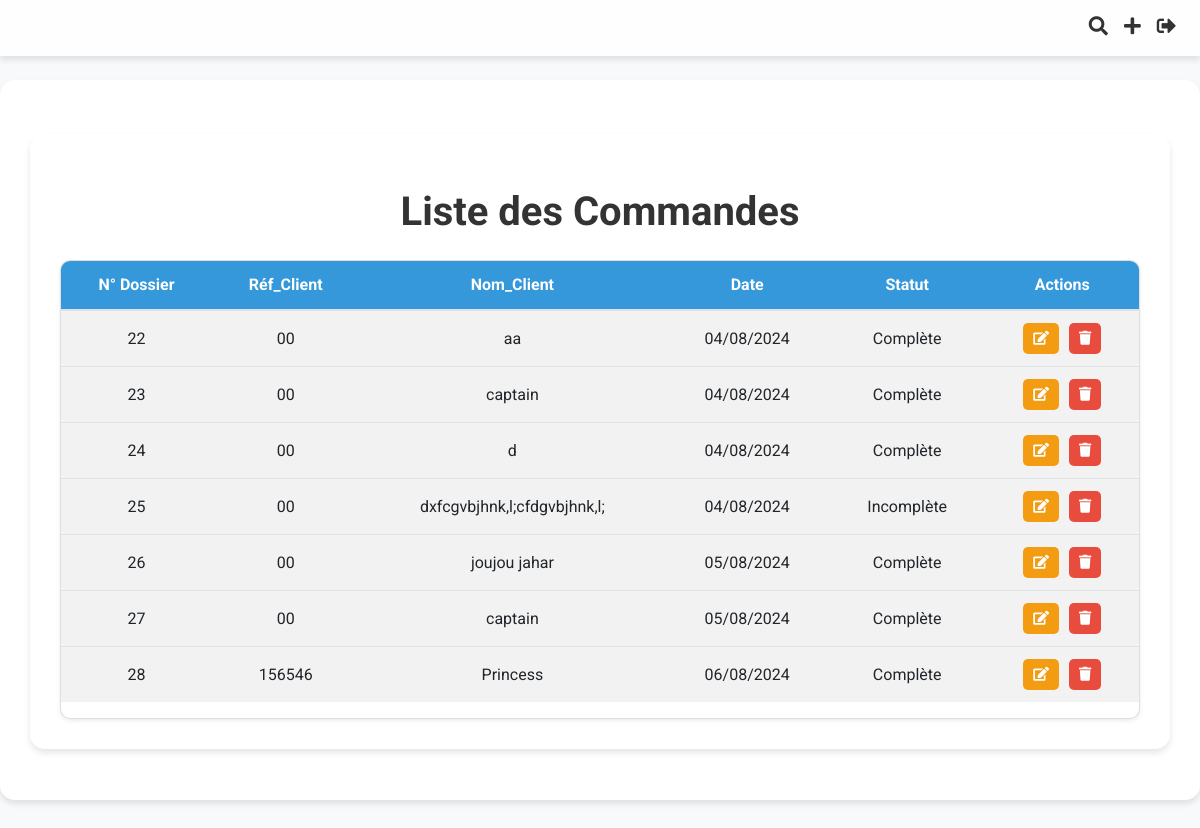
Screenshot of /application/commandes/ (signed in) with the database file from the repository.
### Application/models.py (models this page shows, shortened)
class Commande(models.Model):
    order_id = models.AutoField(primary_key=True)
    date_time = models.DateTimeField(auto_now_add=True)
    company_reference_number = models.CharField(max_length=100)
    client_name = models.CharField(max_length=100, default="")
    adresse = models.CharField(max_length=255, blank=True, null=True)
    email = models.EmailField(blank=True, null=True)
    fax = models.CharField(max_length=50, blank=True, null=True)
    ice = models.CharField(max_length=50, blank=True, null=True)
    infographiste = models.CharField(max_length=100, blank=True, null=True)
    order_status = models.CharField(max_length=50, choices=[
        ('draft', 'Draft'),
        ('completed', 'Completed')
    ])
    bc_number = models.CharField(max_length=50, blank=True, null=True)
    date_bc = models.DateField(blank=True, null=True)
    devis_date = models.DateTimeField(blank=True, null=True)
    devis_numero = models.IntegerField(null=True, blank=True)
    facture_date = models.DateTimeField(blank=True, null=True)
    facture_numero = models.IntegerField(null=True, blank=True)
    bl_date = models.DateTimeField(blank=True, null=True)
    bl_numero = models.IntegerField(null=True, blank=True)
    remarque = models.CharField(max_length=50, choices=[
        ('paye', 'Payé'),
        ('non_paye', 'Non Payé')
    ], default='non payé')
    facture_status = models.CharField(max_length=50, choices=[
            ('no_facture', 'Pas de Facture'),
            ('facture_termine', 'Facture Terminée')
        ], default='pas de facture')
    bl_status = models.CharField(max_length=50, choices=[
            ('no_bl', 'Pas de bon_livraison'),
            ('bl_termine', 'bon_livraison Terminé')
        ], default='pas de bon_livraison')
    devis_status = models.CharField(max_length=50, choices=[
            ('no_devis', 'Pas de Devis'),
            ('devis_termine', 'Devis Terminé')
        ], default='pas de devis')

### Application/views.py (the view)
# urls.py: path('commandes/', views.liste_commandes, name='liste_commandes'),
@login_required
def liste_commandes(request):
    query = request.GET.get('q')
    if query:
        commandes = Commande.objects.filter(
            Q(order_id__icontains=query) |
            Q(client_name__icontains=query)
        )
    else:
        commandes = Commande.objects.filter(order_status__in=['draft', 'completed'])
    is_assistant = request.user.groups.filter(name='Assistants').exists()
    return render(request, 'Application/liste_commandes.html', {'commandes': commandes, 'is_assistant': is_assistant})

### Application/templatetags/commande_extras.py (called while the page is built)
@register.filter
def translate_status(status):
    translations = {
        'draft': 'Incomplète',
        'completed': 'Complète',
        'devis': 'Devis',
        'facture': 'Facture',
        'bon_livraison': 'Bon de Livraison',
        'situation_client': 'Situation Client'
    }
    return translations.get(status, status)

### Application/templates/Application/liste_commandes.html (shortened to what this page needs)
{% extends "base.html" %}
{% load static %}
{% load commande_extras %}
{% block content %}
<div class="container mt-4">
    <h1 class="text-center header-title my-4">Liste des Commandes</h1>
    <div class="card shadow-sm custom-table">
                <table class="table table-striped">
                    <thead>
                        <tr>
                            <th>N° Dossier</th>
                            <th>Réf_Client</th>
                            <th>Nom_Client</th>
                            <th>Date</th>
                            <th>Statut</th>
                            <th>Actions</th>
                        </tr>
                    </thead>
                    <tbody>
                        {% if commandes %}
                            {% for commande in commandes %}
                                <tr>
                                    <td>{{ commande.order_id }}</td>
                                    <td>{{ commande.company_reference_number }}</td>
                                    <td>{{ commande.client_name }}</td>
                                    <td>{{ commande.date_time|date:"d/m/Y" }}</td>
                                    <td>{{ commande.order_status|translate_status }}</td>
                                    <td>
                                        <div class="btn-container">
                                            <a href="{% url 'modifier_commande' commande.pk %}" class="btn btn-sm btn-custom-warning">
                                                <i class="fas fa-edit"></i>
                                            </a>
                                            <a href="{% url 'supprimer_commande' commande.pk %}" class="btn btn-sm btn-custom-danger" onclick="return confirm('Etes-vous sûr de vouloir supprimer cette commande?');">
                                                <i class="fas fa-trash"></i>
                                            </a>
                                        </div>
                                    </td>
                                </tr>
                            {% endfor %}
                        {% else %}
                            <tr>
                                <td colspan="6" class="text-center">Aucune commande disponible.</td>
                            </tr>
                        {% endif %}
                    </tbody>
                </table>
        </div>
</div>
{% endblock %}

### Application/templates/Application/liste_commandes.html (style rules this page uses)
body { font-family: 'Roboto', sans-serif; background-color: #f8f9fa; }
.custom-table { background-color: #fff; border-radius: 10px; box-shadow: 0 4px 8px rgba(0, 0, 0, 0.1); overflow: hidden; margin-top: 20px; }
.custom-table th, .custom-table td { padding: 12px 15px; text-align: center; }
.custom-table th { background-color: #3498db; color: #fff; font-weight: bold; border: none; }
.custom-table tbody tr:nth-child(even) { background-color: #f2f2f2; }
.btn-custom-warning { background-color: #f39c12; color: #fff; border: none; transition: background-color 0.3s ease; border-radius: 5px; padding: 5px 10px; }
.btn-custom-danger { background-color: #e74c3c; color: #fff; border: none; transition: background-color 0.3s ease; border-radius: 5px; padding: 5px 10px; }
.header-title { font-family: 'Roboto', sans-serif; color: #333; font-weight: 700; margin-bottom: 20px; }
.btn-container { display: flex; justify-content: center; gap: 10px; }

### rows the page displays
Commande: order_id "22", company_reference_number "00", client_name "aa", date_time "04/08/2024", order_status|translate_status "Complète"
Commande: order_id "23", company_reference_number "00", client_name "captain", date_time "04/08/2024", order_status|translate_status "Complète"
Commande: order_id "24", company_reference_number "00", client_name "d", date_time "04/08/2024", order_status|translate_status "Complète"
Commande: order_id "25", company_reference_number "00", client_name "dxfcgvbjhnk,l;cfdgvbjhnk,l;", date_time "04/08/2024", order_status|translate_status "Incomplète"
Commande: order_id "26", company_reference_number "00", client_name "joujou jahar", date_time "05/08/2024", order_status|translate_status "Complète"
Commande: order_id "27", company_reference_number "00", client_name "captain", date_time "05/08/2024", order_status|translate_status "Complète"
Commande: order_id "28", company_reference_number "156546", client_name "Princess", date_time "06/08/2024", order_status|translate_status "Complète"
